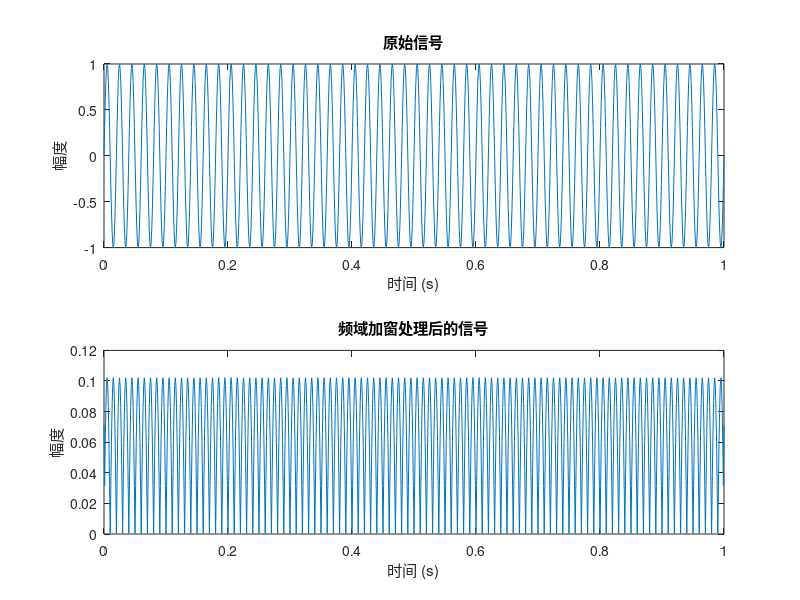

Write the MATLAB code that produced this figure.
% 生成一个正弦信号
Fs = 1000; % 采样率
t = 0:1/Fs:1;
f = 50; % 信号频率
x = sin(2*pi*f*t);

% 进行傅里叶变换得到频域信号
X = fft(x);

% 在频域内应用窗函数
window = hamming(length(X)); % 使用汉明窗函数
X_windowed = X .* window';

% 进行逆傅里叶变换得到时域信号
x_windowed = ifft(X_windowed);

% 绘制原始信号和加窗处理后的信号对比
subplot(2,1,1);
plot(t, x);
title('原始信号');
xlabel('时间 (s)');
ylabel('幅度');
subplot(2,1,2);
plot(t, abs(x_windowed));
title('频域加窗处理后的信号');
xlabel('时间 (s)');
ylabel('幅度');
